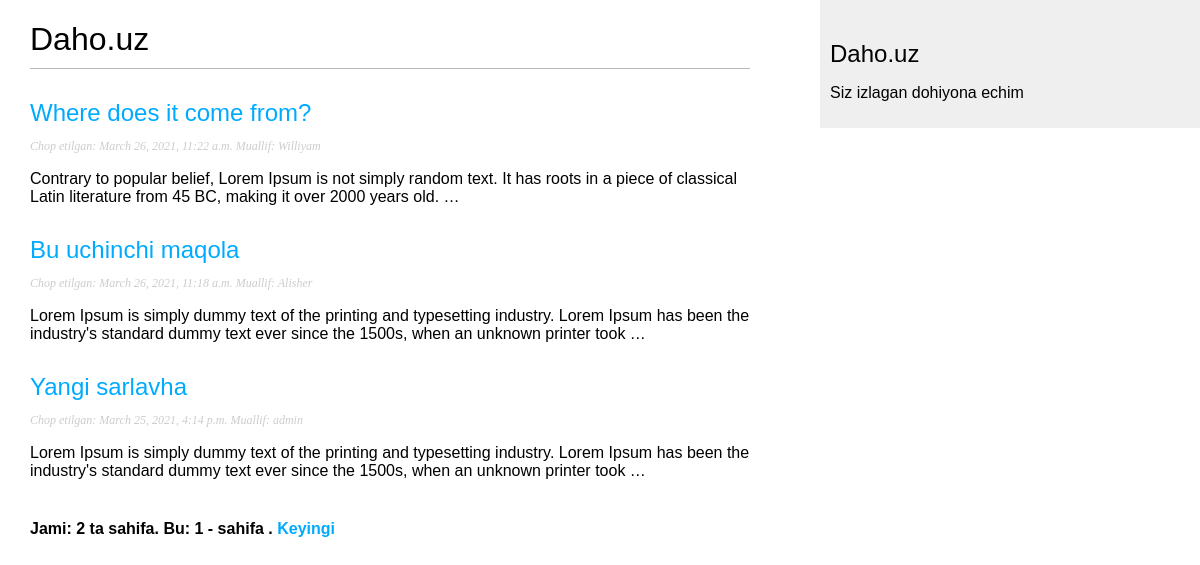
Screenshot of /blog/ with the database file from the repository.
### blog/models.py (models this page shows, shortened)
class Post(models.Model):
    STATUS_CHOICES = (
        ('draft', 'Draft'),
        ('published', 'Published'),
    )
    title = models.CharField(max_length=250)
    slug = models.SlugField(max_length=250, unique_for_date='publish')
    author = models.ForeignKey(User, on_delete=models.CASCADE,
                               related_name='blog_posts')
    body = models.TextField()
    publish = models.DateTimeField(default=timezone.now)
    created = models.DateTimeField(auto_now_add=True)
    updated = models.DateTimeField(auto_now=True)
    status = models.CharField(max_length=10, choices= STATUS_CHOICES, default='draft')
    objects = models.Manager()
    published = PublishedManager()
    class Meta:
        ordering = ('-publish',)
    def get_absolute_url(self):
        return reverse('blog:post_detail', args=[self.publish.year,
                                                 self.publish.month, self.publish.day, self.slug])

### blog/views.py (the view)
# urls.py: path('', views.post_list, name='post_list'),
def post_list(request):
    object_list = Post.published.all()
    paginator = Paginator(object_list, 3) # Har sahifada 3 tadan maqola
    page = request.GET.get('page')
    try:
        posts = paginator.page(page)
    except PageNotAnInteger:
        posts = paginator.page(1)
    except EmptyPage:
        posts = paginator.page(paginator.num_pages)
    return render(request, 'blog/post/list.html', {'page': page, 'posts': posts})

### blog/models.py (called while the page is built)
    def get_queryset(self):
        return super().get_queryset().filter(status='published')

### blog/templates/blog/post/list.html (shortened to what this page needs)
{% extends "blog/base.html" %}
{% block content %}
    <h1>Daho.uz</h1>
{% for post in posts %}
    <h2>
        <a href="{{ post.get_absolute_url }}">{{ post.title }}</a>
    </h2>
    <p class="date">Chop etilgan:  {{ post.publish }} Muallif: {{ post.author }}</p>
    {{ post.body|truncatewords:30|linebreaks }}
{% endfor %}
    {% include "pagination.html" with page=posts %}
{% endblock %}

### blog/templates/blog/base.html (shortened to what this page needs)
{% load static %}
<!doctype html>
<html lang="en">
<head>
    <link href="{% static "css/blog.css" %}" rel="stylesheet">
</head>
<body>
    <div id="content">
        {% block content %}{% endblock %}
    </div>
    <div id="sidebar">
        <h2>Daho.uz</h2>
        <p>Siz izlagan dohiyona echim</p>
    </div>
</body>
</html>

### blog/templates/pagination.html (shortened to what this page needs)
<div class="pagination">
<span class="step-links">
<span class="current">
 Jami: {{ page.paginator.num_pages }} ta sahifa. Bu: {{ page.number }} - sahifa .
</span>
{% if page.has_next %}
<a href="?page={{ page.next_page_number }}">Keyingi</a>
{% endif %}
</span>
</div>

### blog/static/css/blog.css (style rules this page uses)
body { margin:0; padding:0; font-family:helvetica, sans-serif; }
a { color:#00abff; text-decoration:none; }
h1 { font-weight:normal; border-bottom:1px solid #bbb; padding:0 0 10px 0; }
h2 { font-weight:normal; margin:30px 0 0; }
#content { float:left; width:60%; padding:0 0 0 30px; }
#sidebar { float:right; width:30%; padding:10px; background:#efefef; height:100%; }
p.date { color:#ccc; font-family: georgia, serif; font-size: 12px; font-style: italic; }
.pagination { margin:40px 0; font-weight:bold; }

### rows the page displays
Post: title "Where does it come from?", publish "March 26, 2021, 11:22 a.m.", author "Williyam", body "Contrary to popular belief, Lorem Ipsum is not simply random text. It has roots in a piece of classical Latin literature from 45 BC, making it over 2000 years old. …"
Post: title "Bu uchinchi maqola", publish "March 26, 2021, 11:18 a.m.", author "Alisher", body "Lorem Ipsum is simply dummy text of the printing and typesetting industry. Lorem Ipsum has been the industry's standard dummy text ever since the 1500s, when an unknown printer took …"
Post: title "Yangi sarlavha", publish "March 25, 2021, 4:14 p.m.", author "admin", body "Lorem Ipsum is simply dummy text of the printing and typesetting industry. Lorem Ipsum has been the industry's standard dummy text ever since the 1500s, when an unknown printer took …"

### other values shown
{{ page.paginator.num_pages }} "2"
{{ page.number }} "1"
